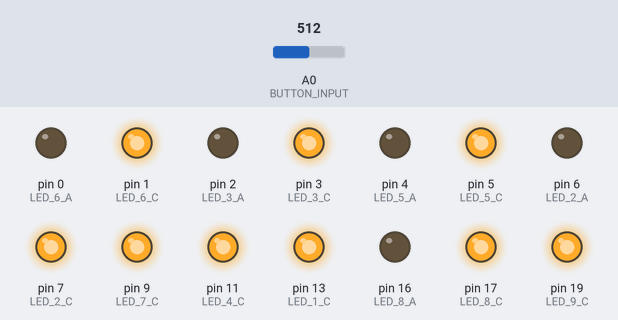
Recording of a sketch running on a simulated Arduino Uno, built with avr-gcc and run on an emulated ATmega328P. Shown: output pins drawn as LEDs (lit = HIGH). The inputs (shaded band) are chosen by the test bench; at power-on: A0 (BUTTON_INPUT) = 512. Random numbers use the default seed unless the sketch sets one.

Above: at 0.1 s.
At 1.3 s:
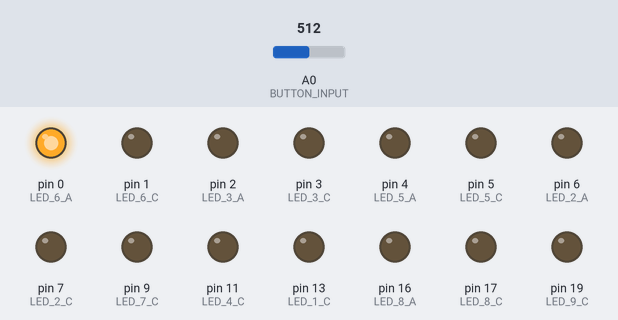
At 4.8 s:
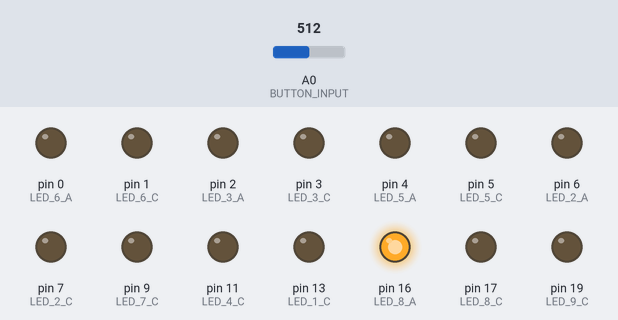
At 5.9 s:
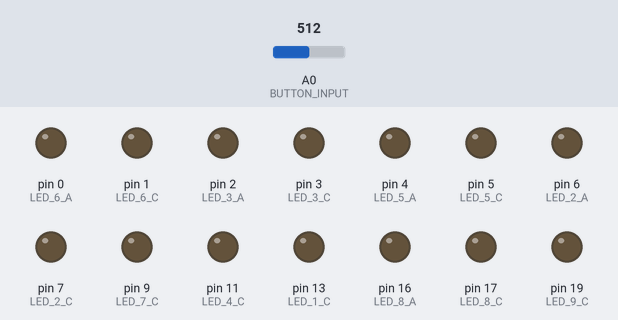
Timing chart, 0 to 7.4 s (numbered marks = the images above):
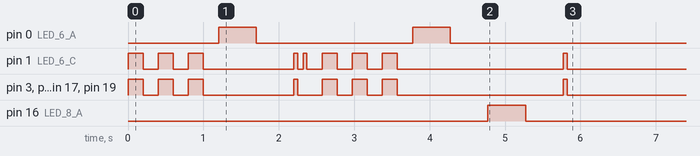

Measured:
- by itself, pin 0 (LED_6_A): alternates HIGH for 0.50 s and LOW for 2.1 s, 4 changes in all, then stays LOW
- by itself, pin 1 (LED_6_C): LOW → HIGH at 0.00 s, → LOW 0.20 s later, → HIGH 0.20 s later, → LOW 0.20 s later, … (18 changes in this stretch)
- by itself, pin 16 (LED_8_A): LOW → HIGH at 4.8 s, → LOW 0.50 s later
- by itself, pin 3 (LED_3_C), pin 5 (LED_5_C), pin 7 (LED_2_C), pin 9 (LED_7_C), pin 11 (LED_4_C), pin 13 (LED_1_C), pin 17 (LED_8_C), pin 19 (LED_9_C): LOW → HIGH at 0.00 s, → LOW 0.20 s later, → HIGH 0.20 s later, → LOW 0.20 s later, … (16 changes in this stretch)

The sketch:

3x3_Muistipeli_2_animaatio.ino
```cpp
/*
 * KNOWN ISSUES:
 * - can only press one button at a time for correct functionality
 *
 *
 */


// define button target input values
#define BUTTON_1 55
#define BUTTON_2 131
#define BUTTON_3 225
#define BUTTON_4 337
#define BUTTON_5 442
#define BUTTON_6 510
#define BUTTON_7 614
#define BUTTON_8 766
#define BUTTON_9 944
#define BUTTON_10 1020

#define THRESHOLD 10 // threshold for reading input values

#define BUTTON_INPUT A0 // pin that reads button input

// led output pins. A = anode (long leg), C = cathode
// pins 1 & 0 doesn't work with serial communication. comment/remove all serial stuff from code before plugging these
#define LED_1_A 12
#define LED_1_C 13
#define LED_2_A 6
#define LED_2_C 7
#define LED_3_A 2
#define LED_3_C 3
#define LED_4_A 10
#define LED_4_C 11
#define LED_5_A 4
#define LED_5_C 5
#define LED_6_A 0 // RX pin! unplug for uploading code to Arduino!
#define LED_6_C 1 // TX pin! unplug for uploading code to Arduino!
#define LED_7_A 8
#define LED_7_C 9
#define LED_8_A 16 // A2 pin
#define LED_8_C 17 // A3 pin
#define LED_9_A 18 // A4 pin
#define LED_9_C 19 // A5 pin

// led states as verbose
#define OFF 0
#define RED 1
#define GREEN 2

bool acceptInput = 1; // is a new button press being accepted
// button values in an array for easy accessing
int buttonValues[10] = {BUTTON_1, BUTTON_2, BUTTON_3, BUTTON_4, BUTTON_5, BUTTON_6, BUTTON_7, BUTTON_8, BUTTON_9, BUTTON_10};

// same with led pin numbers
int leds[9][2] = {{LED_1_A, LED_1_C}, {LED_2_A, LED_2_C}, {LED_3_A, LED_3_C}, {LED_4_A, LED_4_C}, {LED_5_A, LED_5_C}, {LED_6_A, LED_6_C},{LED_7_A, LED_7_C},{LED_8_A, LED_8_C},{LED_9_A, LED_9_C}};

// array of led states variables for leds 1-9, respectively. initialized as off. array for easy access
int ledstates[9] = {0,0,0,0,0,0,0,0,0};


int activeButton = 0; // the button that is currently being pressed
int keyUp = 0; // when a button is released, this will have that button's number value for one loop iteration
int keyDown = 0; // when a button is pressed, this will have that button's number value for one loop iteration
//////////////////////////////////////////////////////////////////////////////////////////////////////////////////


/////////////////MEMORY GAME VARIABLES/////////////

int MG_sequence[100]; // array for game sequence
int MG_arraySize = 1; //current array size
int MG_answer = 0;    //used in PLAYER INPUT SEQUENCE to keep track on anwers
int MG_score = 0;     //keeps score about lenght of the longest correct answer sequence
int MG_tensScore = 0; //additional score variable used in GAME OVER ANIMATION

/////////////////memory game variables END//////////////


void setup()
{
  //Serial.begin(9600); // for debugging

  randomSeed(analogRead(A1));//random seed


  pinMode(BUTTON_INPUT, INPUT); // button input read pin
  pinMode(LED_1_A, OUTPUT);
  pinMode(LED_1_C, OUTPUT);
  pinMode(LED_2_A, OUTPUT);
  pinMode(LED_2_C, OUTPUT);
  pinMode(LED_3_A, OUTPUT);
  pinMode(LED_3_C, OUTPUT);
  pinMode(LED_4_A, OUTPUT);
  pinMode(LED_4_C, OUTPUT);
  pinMode(LED_5_A, OUTPUT);
  pinMode(LED_5_C, OUTPUT);
  pinMode(LED_6_A, OUTPUT);
  pinMode(LED_6_C, OUTPUT);
  pinMode(LED_7_A, OUTPUT);
  pinMode(LED_7_C, OUTPUT);
  pinMode(LED_8_A, OUTPUT);
  pinMode(LED_8_C, OUTPUT);
  pinMode(LED_9_A, OUTPUT);
  pinMode(LED_9_C, OUTPUT);

  while(Serial.available() != 0)
     {
        // Odotellaan että yhteys käynnistyy jos tässä sattuu olemaan viivettä. 0 tarkoittaa että yhteys on.
     }
}

void loop()
{

////////////MEMORY GAME////////////
 //Serial.println("uusi kierros");


//RANDOM NUMBER
    MG_sequence[MG_arraySize] = random(9) + 1;  // creates random number between 1-9 and adds it as last number in "sequence" -array.
  // Serial.println(MG_sequence[MG_arraySize]);


//BEGINING OF NEW ROUND
MG_FlashAllLeds(GREEN, 3, 200); // beginning of a new round is indicated by flashing all LEDs green


//LED SEQUENCE
 for (int j = 1; j <= MG_arraySize; j++)
 {

 MG_FlashOneLed(MG_sequence[j], RED, 500);
 delay(500);

 }
//led sequence END


//PLAYER INPUT SEQUENCE
//Serial.println("odottaa vastauksia");
MG_FlashAllLeds(GREEN, 1, 50); //indicated by a quick flash of green with all LEDs.
for (int j = 1; j <= MG_arraySize; j++)
  {
    while (1) //waits a player input
      {
        GetButtonInput(analogRead(BUTTON_INPUT));
      if (keyDown > 0)
      {
        delay(20);
        MG_answer = activeButton;
        //Serial.print("vastaus while ");
        //Serial.println(MG_answer);
        break;
      }
      delay(2);
      }


      //WRONG ANSWER
      if (MG_answer != MG_sequence[j])
      {
          MG_FlashOneLed(MG_answer, RED, 50);
          delay(200);
          MG_FlashAllLeds(RED, 3, 200); //indicated by flashing all LEDs red

          /*MG_FlashOneLed (MG_answer, RED, 200); //tästä en oo ihan varma onko parempi ilman
          delay(200);
          MG_FlashOneLed (MG_answer, RED, 200);
          delay(200);
          MG_FlashOneLed (MG_answer, RED, 1000);*/
          delay(1000);
          MG_FlashOneLed(MG_sequence[j], GREEN, 200);
          delay(200);
          MG_FlashOneLed(MG_sequence[j], GREEN, 200);
          delay(200);
          MG_FlashOneLed(MG_sequence[j], GREEN, 200);
          delay(2000);


                //GAME OVER ANIMATION
                while (MG_score > 9) //score is separated to "ones" and "tens"
                    {
                      MG_tensScore++;
                      MG_score = MG_score - 10;
                    }


                //game shows "ones" by turning LEDs red one  by one
                for (int i = 1; i <= MG_score; i++)
                {
                  SetLedState(i, RED);
                  WriteAllLedOutputs();
                  delay(500);
                }
                delay (1000);
                MG_FlashAllLeds(OFF, 1, 1);
                  delay(500);


                  //game shows "tens" by turning LEDs green one  by one
                  if (MG_tensScore > 0)
                  {
                  for (int i = 1; i <= MG_tensScore; i++)
                  {
                    SetLedState(i, GREEN);
                    WriteAllLedOutputs();
                    delay(500);
                  }
                  delay (1000);
                  MG_FlashAllLeds(OFF, 1, 1);
                  }
                //game over animation END


                 //WAIT RESET
                  while (1)
                {
                  GetButtonInput(analogRead(BUTTON_INPUT));
                if (keyDown == 10) {
                  delay(20);
                 MG_answer = 0;
                 MG_arraySize = 0;
                 MG_score = 0;
                 //Serial.println("uusi peli");
                // Serial.println(" ");

                  break;
                }
                delay(2);
                }
                 //wait reset END
        //wrong answer END
      } else


      //CORRECT ANSWER
      //Serial.println("oikein");
        MG_FlashOneLed(MG_sequence[j], GREEN, 50);
        delay(200);
        MG_answer = 0;

       if (j == MG_score +1)
       {
        MG_score++;
       }
       //correct answer END
  }
 //player input sequence END


 MG_arraySize++; //increases current array size by one

//returs back to the begining of MEMORY GAME -main loop
/////////////////memory game END//////////////


  // read raw button input value and convert it to a button press
 /* GetButtonInput(analogRead(BUTTON_INPUT));*/


  // EXAMPLES:

  /*
  // buttons 1-9 cycle thru individual leds' states on key up:
  if (keyUp > 0) {
    RotateLedState(keyUp);
  }
  */
  /*
  // button 10 shuts off all leds on key down:
  if (activeButton == 10) {
    for(int i=0; i < 9; i++) {
      //ledstates[i] = 0; // method 1
      SetLedState(i+1, OFF); // method 2
    }
  }
  */
  /*
  // light a led red when it's button is held down, green otherwise
  for (int i=1; i < 10; i++) {
    if (activeButton == i) {
      SetLedState(i, RED);
    } else {
      SetLedState(i, GREEN);
    }
  }
  */


  /*
  // debug text for led output states:
  Serial.print("\t\t");
  Serial.print("led states: ");
  for (int i=0; i < 9; i++) {
    Serial.print("led");
    Serial.print(i+1);
    Serial.print(" ");
    Serial.print(ledstates[i]);
    Serial.print(" ");
  }
  */

  //Serial.println(""); // debug text line change
 /*
  //LedSequence(); // to calibrate led pin assignments
  ButtonTest(); // for testing buttons and leds
  WriteAllLedOutputs(); // updates all leds states on the hardware*/


  delay(1);
} // void (main) loop end


///////MEMORY GAME FUNCTIONS///////////

//FLASH ONE LED
//Flash chosen LED  chosen colour
void MG_FlashOneLed(int LED_NUMBER, int COLOUR, int TIME)
{
    SetLedState(LED_NUMBER, COLOUR);
    WriteAllLedOutputs();
    delay(TIME);

    SetLedState(LED_NUMBER, OFF);
    WriteAllLedOutputs();
}


//FLASH ALL LEDS
//Flash all LEDs chosen times with chosen colour
//can be also used to turn all LEDs off by setting colour to "OFF" and xtimes & time to 1
void MG_FlashAllLeds(int COLOUR, int XTIMES, int TIME)
{
for (int j = 0; j < XTIMES; j++) //indicated by flashing all LEDs green
  {
        for (int i = 1; i <= 9; i++)
        {
        SetLedState(i, COLOUR);

        }
        WriteAllLedOutputs();
        delay(TIME);

        for (int i = 1; i <= 9; i++)
        {
        SetLedState(i, OFF);

        }
        WriteAllLedOutputs();
        delay(TIME);
  }
}


///////memory game functions END///////////


///////////////////////////////////////////////////////////////
// I/O FUNCTIONS: /////////////////////////////////////////////
///////////////////////////////////////////////////////////////
///////////////////////////////////////////////////////////////
// rotate a led state between 0, 1, 2 (off, red, green)
void RotateLedState(int led_number) {
  if (ledstates[led_number-1] < 2) {
    ledstates[led_number-1]++;
  } else {
    ledstates[led_number-1] = 0;
  }
}
///////////////////////////////////////////////////////////////
// set a led state. led_number (1-9), state (0/OFF, 1/RED, 2/GREEN)
void SetLedState(int led_number, int state) {
  if (state >= 0 && state <= 2) {
    ledstates[led_number-1] = state;
  }
}
///////////////////////////////////////////////////////////////
// write all the led outputs according to their states
void WriteAllLedOutputs() {
  for (int led_index = 0; led_index < 9; led_index++) {
    if (ledstates[led_index] == 0) {
      // set both anode and cathode of the led in led_index to LOW, turning off the led
      digitalWrite(leds[led_index][0], LOW);
      digitalWrite(leds[led_index][1], LOW);
    } else if (ledstates[led_index] == 1) {
      // set the anode to HIGH, cathode to LOW of the led in led_index, lighting the led red
      digitalWrite(leds[led_index][0], HIGH);
      digitalWrite(leds[led_index][1], LOW);
    } else if (ledstates[led_index] == 2) {
      // set the anode to LOW, cathode to HIGH of the led in led_index, lighting the led green
      digitalWrite(leds[led_index][0], LOW);
      digitalWrite(leds[led_index][1], HIGH);
    }
  }
}
///////////////////////////////////////////////////////////////
// read input voltage value, return a corresponding button number as integer
int GetButtonID(int inputValue){
  for (int button = 1; button <= 10; button++) {
    if (inputValue > buttonValues[button-1] - THRESHOLD && inputValue < buttonValues[button-1] + THRESHOLD)
    {
      return button;
    }
  }
  return -1; // if no valid result (ie. if two or more buttons we're pressed simultaneously)
}
///////////////////////////////////////////////////////////////
// handles button input. updates 'activeButton', 'keyUp' & 'keyDown'. accepts one button press at a time (acceptInput)
void GetButtonInput(int buttonValue) {
  keyUp = 0; // reset keyUp & keyDown
  keyDown = 0;
  // read raw input value
  if (acceptInput && buttonValue > 0)
  {
    activeButton = GetButtonID(buttonValue); // convert the input value to it's corresponding button number and store it to 'activeButton'
    keyDown = activeButton; // store latest button press for this loop iteration
    acceptInput = 0; // stop accepting button presses while another button is already being pressed and read
    // if a button press is no longer detected:
  } else if (!acceptInput && buttonValue <= 0) {
    keyUp = activeButton; // store latest button release for this loop iteration
    activeButton = 0; // no button is active
    acceptInput = 1; // start accepting button presses again
  }

/*  // debug text for button input:
  Serial.print("value: ");
  Serial.print(buttonValue);
  Serial.print("\t");
  Serial.print("activeButton: ");
  Serial.print(activeButton);
  Serial.print("\t");
  Serial.print("keyUp: ");
  Serial.print(keyUp);
  Serial.print("\t");
  Serial.print("keyDown: ");
  Serial.print(keyDown);
  Serial.print("\t");
  Serial.print("acceptInput: ");
  Serial.println(acceptInput);*/

}
///////////////////////////////////////////////////////////////
/*// light all leds from 1 to 9 in sequece
void LedSequence() {
  // turn off all leds first
  for (int i=1; i<10; i++) {
    SetLedState(i, OFF);
  }
  // burn a led from 1 to 9 green for 5 sec, one by one
  for (int i=1; i<10; i++) {
    SetLedState(i, GREEN);
    WriteAllLedOutputs();
    delay(50);
    SetLedState(i, OFF);
  }
  // burn a led from 1 to 9 red for 5 sec, one by one
  for (int i=1; i<10; i++) {
    SetLedState(i, RED);
    WriteAllLedOutputs();
    delay(50);
    SetLedState(i, OFF);
  }
} */
// turns a led red/green/off when a corresponding button is pressed. for testing
void ButtonTest() {
  if (keyDown > 0) {
    RotateLedState(keyDown);
  }
}
///////////////////////////////////////////////////////////////
///////////////////////////////////////////////////////////////
///////////////////////////////////////////////////////////////
```
